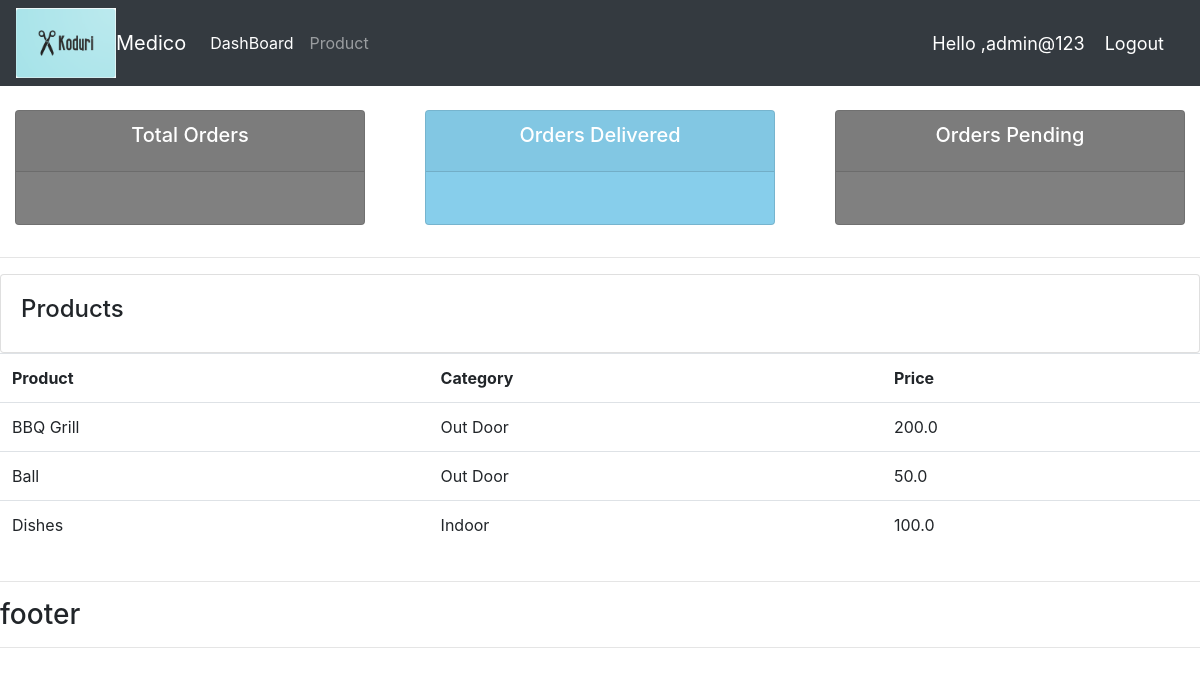
The page /products/ (signed in) on the database its author committed.
### accounts/models.py (models this page shows, shortened)
class Product(models.Model):
    Category = (
        ('Indoor', 'Indoor'),
        ('Out Door', 'Out Door'),
    )
    name = models.CharField(max_length=250, null=True)
    price = models.FloatField(null=True)
    category = models.CharField(max_length=250, null=True, choices=Category)
    description = models.CharField(max_length=250, null=True)
    date_created = models.DateTimeField(auto_now_add=True, null=True)
    tags = models.ManyToManyField(Tag)

### accounts/decorators.py (the view)
        def wrapper_func(request, *args, **kwargs):
            group = None
            if request.user.groups.exists():
                group = request.user.groups.all()[0].name
            if group in allowed_roles:
                return view_func(request, *args, **kwargs)
            else:
                return HttpResponse('You are not authorized to this page')

### accounts/views.py (called while the page is built)
@login_required(login_url='login')
@allowed_users(allowed_roles=['admin'])
def products(request):
    products = Product.objects.all()
    return render(request, 'accounts/products.html', {'products': products})

### accounts/templates/accounts/products.html
{% extends 'accounts/main.html' %}
{% block content %}
    <div class="row">
        <div class="col-md">
            <div class="card card-body ">
                <h4>Products</h4>
            </div>
            <div>
                <table class="table">
                    <tr>
                        <th>Product</th>
                        <th>Category</th>
                        <th>Price</th>
                    </tr>
                    {% for product in products %}
                    <tr>
                       <td>{{product.name}}</td>
                       <td>{{product.category}}</td>
                       <td>{{product.price}}</td>
                    </tr>
                    {% endfor %}
                </table>
            </div>
        </div>
    </div>
{% endblock %}

### accounts/templates/accounts/navbar.html (shortened to what this page needs)
{% load static %}
<nav class="navbar navbar-expand-lg navbar-dark bg-dark">
  <img src="{% static '/images/koduri_cutting_.png' %}" alt="image" height="70"width="100">
  <a class="navbar-brand" href="#">Medico</a>
  <div class="collapse navbar-collapse" id="navbarNavAltMarkup">
    <div class="navbar-nav">
      {% if request.user.is_staff %}
      <a class="nav-item nav-link active" href="{% url 'home'%}">DashBoard</a>
      <a class="nav-item nav-link" href="{% url 'products'%}">Product</a>
      {% else %}
        <li class="nav-item nav-link active">
        <a href="{% url 'settings' %}">setting</a>
        </li>
      {% endif %}
    </div>
  </div>
  <span class="hello-msg">Hello ,{{request.user}}</span>
  <span><a class="hello-msg" href="{% url 'logout' %}">Logout</a></span>
</nav>

### accounts/templates/accounts/navbar.html (style rules this page uses)
.hello-msg { font-size:18px; color:#fff; margin-right:20px; }

### rows shown on the page
Product: name "BBQ Grill", category "Out Door", price "200.0"
Product: name "Ball", category "Out Door", price "50.0"
Product: name "Dishes", category "Indoor", price "100.0"

### other values the page prints
{{ request.user }} "admin@123"
